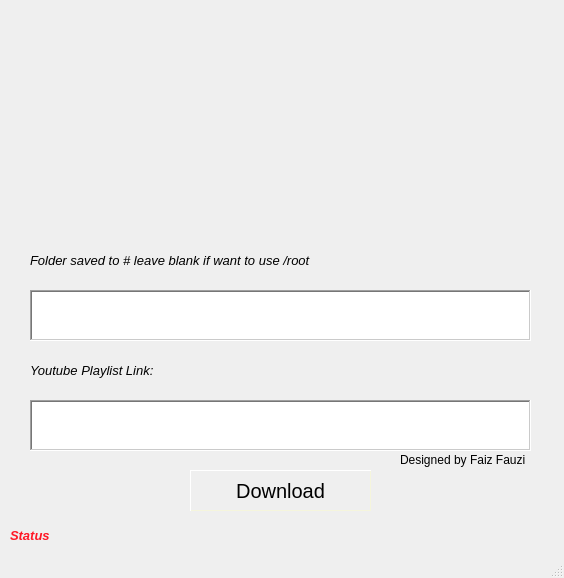
<?xml version="1.0" encoding="UTF-8"?>
<ui version="4.0">
 <class>MainWindow</class>
 <widget class="QMainWindow" name="MainWindow">
  <property name="geometry">
   <rect>
    <x>0</x>
    <y>0</y>
    <width>564</width>
    <height>578</height>
   </rect>
  </property>
  <property name="windowTitle">
   <string>Faiz Fauzi Youtube Playlist Downloader</string>
  </property>
  <widget class="QWidget" name="centralwidget">
   <widget class="QPushButton" name="pushButton">
    <property name="geometry">
     <rect>
      <x>190</x>
      <y>470</y>
      <width>181</width>
      <height>41</height>
     </rect>
    </property>
    <property name="cursor">
     <cursorShape>OpenHandCursor</cursorShape>
    </property>
    <property name="styleSheet">
     <string notr="true">QPushButton {
    background-color: ;
    border-style: outset;
    border-width: 1px;
    border-radius: 0px;
    border-color: beige;
    font: 20px;
    min-width: 3em;
    padding: 1px;
}</string>
    </property>
    <property name="text">
     <string>Download</string>
    </property>
   </widget>
   <widget class="QLabel" name="label_3">
    <property name="geometry">
     <rect>
      <x>10</x>
      <y>520</y>
      <width>551</width>
      <height>31</height>
     </rect>
    </property>
    <property name="font">
     <font>
      <family>Arial</family>
      <pointsize>10</pointsize>
      <weight>75</weight>
      <italic>true</italic>
      <bold>true</bold>
     </font>
    </property>
    <property name="styleSheet">
     <string notr="true">color:rgb(255, 23, 38)</string>
    </property>
    <property name="text">
     <string>Status</string>
    </property>
   </widget>
   <widget class="QTextEdit" name="textEdit_2">
    <property name="geometry">
     <rect>
      <x>30</x>
      <y>400</y>
      <width>501</width>
      <height>51</height>
     </rect>
    </property>
    <property name="font">
     <font>
      <family>Arial</family>
      <pointsize>7</pointsize>
      <weight>50</weight>
      <italic>false</italic>
      <bold>false</bold>
     </font>
    </property>
    <property name="cursor" stdset="0">
     <cursorShape>CrossCursor</cursorShape>
    </property>
    <property name="frameShape">
     <enum>QFrame::WinPanel</enum>
    </property>
    <property name="lineWidth">
     <number>3</number>
    </property>
    <property name="midLineWidth">
     <number>0</number>
    </property>
    <property name="lineWrapMode">
     <enum>QTextEdit::NoWrap</enum>
    </property>
   </widget>
   <widget class="QLabel" name="label_4">
    <property name="geometry">
     <rect>
      <x>30</x>
      <y>350</y>
      <width>171</width>
      <height>41</height>
     </rect>
    </property>
    <property name="font">
     <font>
      <family>Arial</family>
      <pointsize>10</pointsize>
      <italic>true</italic>
     </font>
    </property>
    <property name="text">
     <string>Youtube Playlist Link:</string>
    </property>
   </widget>
   <widget class="QLabel" name="label">
    <property name="geometry">
     <rect>
      <x>400</x>
      <y>450</y>
      <width>141</width>
      <height>20</height>
     </rect>
    </property>
    <property name="text">
     <string>Designed by Faiz Fauzi</string>
    </property>
    <property name="alignment">
     <set>Qt::AlignLeading|Qt::AlignLeft|Qt::AlignVCenter</set>
    </property>
   </widget>
   <widget class="QLabel" name="label_5">
    <property name="geometry">
     <rect>
      <x>200</x>
      <y>350</y>
      <width>321</width>
      <height>41</height>
     </rect>
    </property>
    <property name="font">
     <font>
      <family>Arial</family>
      <pointsize>10</pointsize>
      <weight>75</weight>
      <italic>true</italic>
      <bold>true</bold>
     </font>
    </property>
    <property name="styleSheet">
     <string notr="true">color:rgb(85, 255, 0)</string>
    </property>
    <property name="text">
     <string/>
    </property>
   </widget>
   <widget class="QFrame" name="frame">
    <property name="geometry">
     <rect>
      <x>-20</x>
      <y>-10</y>
      <width>611</width>
      <height>281</height>
     </rect>
    </property>
    <property name="styleSheet">
     <string notr="true">image:url(:/logov4/logov4.png)</string>
    </property>
    <property name="frameShape">
     <enum>QFrame::NoFrame</enum>
    </property>
    <property name="frameShadow">
     <enum>QFrame::Raised</enum>
    </property>
   </widget>
   <widget class="QTextEdit" name="textEdit_3">
    <property name="geometry">
     <rect>
      <x>30</x>
      <y>290</y>
      <width>501</width>
      <height>51</height>
     </rect>
    </property>
    <property name="font">
     <font>
      <family>Arial</family>
      <pointsize>7</pointsize>
      <weight>50</weight>
      <italic>false</italic>
      <bold>false</bold>
     </font>
    </property>
    <property name="cursor" stdset="0">
     <cursorShape>CrossCursor</cursorShape>
    </property>
    <property name="frameShape">
     <enum>QFrame::WinPanel</enum>
    </property>
    <property name="lineWidth">
     <number>3</number>
    </property>
    <property name="midLineWidth">
     <number>0</number>
    </property>
    <property name="lineWrapMode">
     <enum>QTextEdit::NoWrap</enum>
    </property>
   </widget>
   <widget class="QLabel" name="label_6">
    <property name="geometry">
     <rect>
      <x>30</x>
      <y>240</y>
      <width>381</width>
      <height>41</height>
     </rect>
    </property>
    <property name="font">
     <font>
      <family>Arial</family>
      <pointsize>10</pointsize>
      <italic>true</italic>
     </font>
    </property>
    <property name="text">
     <string>Folder saved to # leave blank if want to use /root</string>
    </property>
   </widget>
   <zorder>frame</zorder>
   <zorder>label_3</zorder>
   <zorder>textEdit_2</zorder>
   <zorder>label_4</zorder>
   <zorder>pushButton</zorder>
   <zorder>label</zorder>
   <zorder>label_5</zorder>
   <zorder>textEdit_3</zorder>
   <zorder>label_6</zorder>
  </widget>
  <widget class="QStatusBar" name="statusbar"/>
 </widget>
 <resources>
  <include location="utube.qrc"/>
 </resources>
 <connections/>
</ui>
